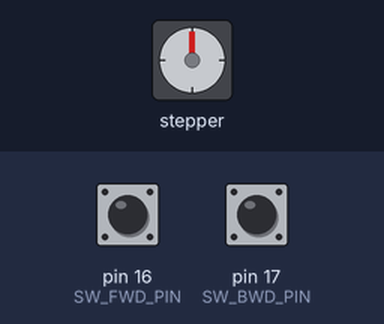
The sketch below on a simulated Arduino Uno, built with avr-gcc and run on an emulated ATmega328P. On the bench: stepper motor. The inputs (shaded band) are chosen by the test bench; at power-on: pin 16 (SW_FWD_PIN) HIGH, pin 17 (SW_BWD_PIN) HIGH. Stepper angles assume 200 steps per turn; what the sketch prints to the serial monitor is not drawn.

Above: at 1.2 s.
1.3 s: pin 16 (SW_FWD_PIN) pulled LOW for 1 s
At 3.1 s:
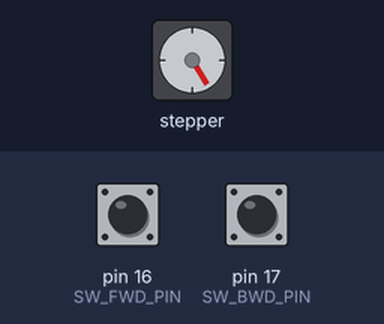
3.8 s: pin 17 (SW_BWD_PIN) pulled LOW for 3.2 s
At 7.9 s:
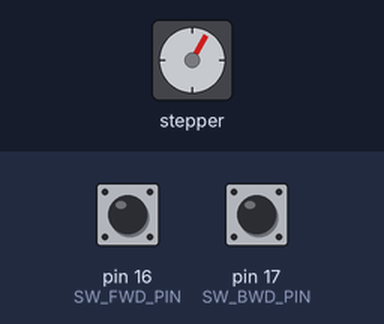
8.5 s: pin 17 (SW_BWD_PIN) pulled LOW for 1 s
At 9.8 s:
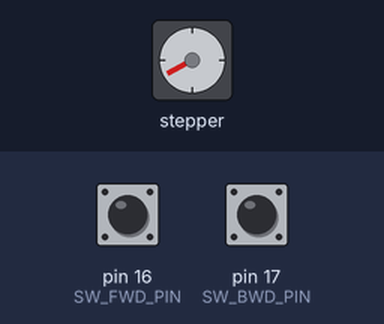
11.0 s: pin 17 (SW_BWD_PIN) pulled LOW for 3.2 s
At 14.6 s:
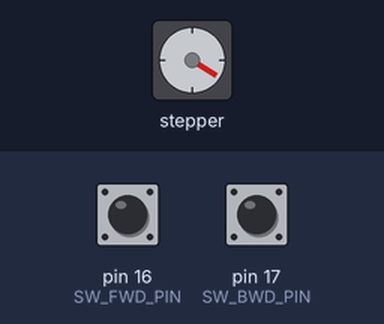
15.7 s: pin 16 (SW_FWD_PIN) pulled LOW for 3.2 s
At 16.15 s:
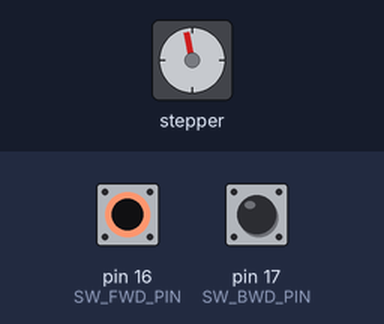
Timing chart, 0 to 20.4 s (numbered marks = the images above; inputs shaded):
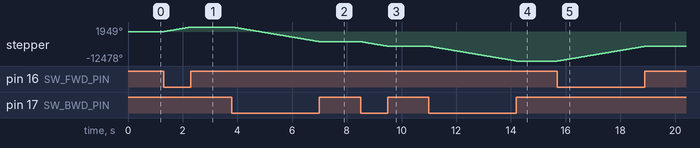

Measured:
- after the input at 1.3 s, stepper: turns 1949° clockwise in 1.0 s, starting at once
- after the input at 3.8 s, stepper: turns 6239° counter-clockwise in 3.2 s, starting at once
- after the input at 8.5 s, stepper: turns 1949° counter-clockwise in 1.0 s, starting at once
- after the input at 11.0 s, stepper: turns 6239° counter-clockwise in 3.2 s, starting at once
- after the input at 15.7 s, stepper: turns 6239° clockwise in 3.2 s, starting at once

The sketch:

Step_switch.ino
```cpp
#include <AccelStepper.h>

#define STEP_PIN    14 //14 ,7
#define DIR_PIN     15 //15 ,6
#define SW_FWD_PIN 16 //16 ,22
#define SW_BWD_PIN 17 //17 ,23

// ใส่ค่าที่คำนวณจากสูตรข้างบน
const float MAX_SPEED    = 1333.0;   // ตัวอย่าง ~200 RPM
const float ACCELERATION = 1000.0;   // ลองเอาไว้ก่อน ปรับลดลงถ้าเวียนหัว

AccelStepper stepper(AccelStepper::DRIVER, STEP_PIN, DIR_PIN);

void setup() {
  Serial.begin(9600);
  pinMode(SW_FWD_PIN, INPUT_PULLUP);
  pinMode(SW_BWD_PIN, INPUT_PULLUP);

  stepper.setMaxSpeed(MAX_SPEED);
  stepper.setAcceleration(ACCELERATION);
  Serial.println("Setup done");
}

void loop() {
  bool fwd = digitalRead(SW_FWD_PIN)==LOW;
  bool bwd = digitalRead(SW_BWD_PIN)==LOW;

  if (fwd && !bwd) {
    stepper.setSpeed( MAX_SPEED );
  }
  else if (bwd && !fwd) {
    stepper.setSpeed( -MAX_SPEED );
  }
  else {
    stepper.setSpeed( 0 );
  }

  stepper.runSpeed();
}
```
